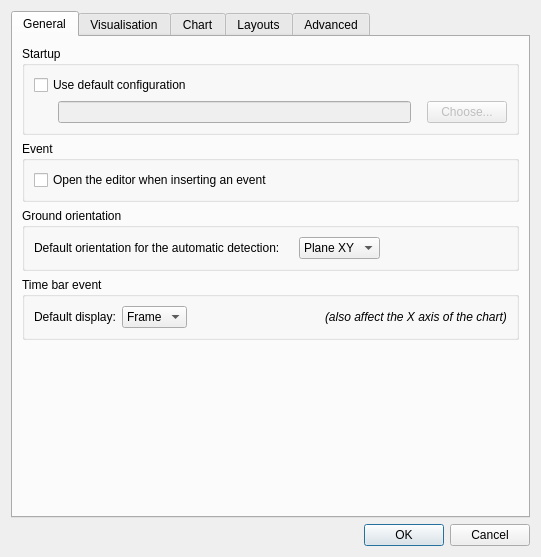
<?xml version="1.0" encoding="UTF-8"?>
<ui version="4.0">
 <class>Preferences</class>
 <widget class="QDialog" name="Preferences">
  <property name="geometry">
   <rect>
    <x>0</x>
    <y>0</y>
    <width>541</width>
    <height>506</height>
   </rect>
  </property>
  <property name="windowTitle">
   <string>Preferences</string>
  </property>
  <layout class="QVBoxLayout" name="verticalLayout_4">
   <item>
    <widget class="QTabWidget" name="tabWidget">
     <property name="currentIndex">
      <number>0</number>
     </property>
     <widget class="QWidget" name="generalTab">
      <attribute name="title">
       <string>General</string>
      </attribute>
      <layout class="QVBoxLayout" name="verticalLayout_5">
       <item>
        <widget class="QGroupBox" name="groupBox_3">
         <property name="title">
          <string>Startup</string>
         </property>
         <layout class="QVBoxLayout" name="verticalLayout_2">
          <item>
           <widget class="QCheckBox" name="defaultConfigurationCheckBox">
            <property name="text">
             <string>Use default configuration</string>
            </property>
           </widget>
          </item>
          <item>
           <layout class="QHBoxLayout" name="horizontalLayout_7">
            <item>
             <spacer name="horizontalSpacer_10">
              <property name="orientation">
               <enum>Qt::Horizontal</enum>
              </property>
              <property name="sizeType">
               <enum>QSizePolicy::Fixed</enum>
              </property>
              <property name="sizeHint" stdset="0">
               <size>
                <width>24</width>
                <height>1</height>
               </size>
              </property>
             </spacer>
            </item>
            <item>
             <widget class="QLineEdit" name="defaultConfigurationLineEdit">
              <property name="enabled">
               <bool>false</bool>
              </property>
             </widget>
            </item>
            <item>
             <spacer name="horizontalSpacer_9">
              <property name="orientation">
               <enum>Qt::Horizontal</enum>
              </property>
              <property name="sizeType">
               <enum>QSizePolicy::Fixed</enum>
              </property>
              <property name="sizeHint" stdset="0">
               <size>
                <width>10</width>
                <height>1</height>
               </size>
              </property>
             </spacer>
            </item>
            <item>
             <widget class="QPushButton" name="defaultConfigurationButton">
              <property name="enabled">
               <bool>false</bool>
              </property>
              <property name="text">
               <string>Choose...</string>
              </property>
             </widget>
            </item>
           </layout>
          </item>
         </layout>
        </widget>
       </item>
       <item>
        <widget class="QGroupBox" name="groupBox_4">
         <property name="title">
          <string>Event</string>
         </property>
         <layout class="QVBoxLayout" name="verticalLayout_3">
          <item>
           <widget class="QCheckBox" name="openEventEditorCheckBox">
            <property name="text">
             <string>Open the editor when inserting an event</string>
            </property>
           </widget>
          </item>
         </layout>
        </widget>
       </item>
       <item>
        <widget class="QGroupBox" name="groupBox_5">
         <property name="title">
          <string>Ground orientation</string>
         </property>
         <layout class="QHBoxLayout" name="horizontalLayout_3">
          <item>
           <widget class="QLabel" name="label">
            <property name="text">
             <string>Default orientation for the automatic detection:</string>
            </property>
           </widget>
          </item>
          <item>
           <spacer name="horizontalSpacer_6">
            <property name="orientation">
             <enum>Qt::Horizontal</enum>
            </property>
            <property name="sizeType">
             <enum>QSizePolicy::Fixed</enum>
            </property>
            <property name="sizeHint" stdset="0">
             <size>
              <width>13</width>
              <height>13</height>
             </size>
            </property>
           </spacer>
          </item>
          <item>
           <widget class="QComboBox" name="defaultPlaneOrientationComboBox">
            <item>
             <property name="text">
              <string>Plane XY</string>
             </property>
            </item>
            <item>
             <property name="text">
              <string>Plane YZ</string>
             </property>
            </item>
            <item>
             <property name="text">
              <string>Plane ZX</string>
             </property>
            </item>
           </widget>
          </item>
          <item>
           <spacer name="horizontalSpacer_5">
            <property name="orientation">
             <enum>Qt::Horizontal</enum>
            </property>
            <property name="sizeHint" stdset="0">
             <size>
              <width>150</width>
              <height>13</height>
             </size>
            </property>
           </spacer>
          </item>
         </layout>
        </widget>
       </item>
       <item>
        <widget class="QGroupBox" name="groupBox_11">
         <property name="title">
          <string>Time bar event</string>
         </property>
         <layout class="QHBoxLayout" name="horizontalLayout">
          <item>
           <widget class="QLabel" name="label_28">
            <property name="text">
             <string>Default display:</string>
            </property>
           </widget>
          </item>
          <item>
           <widget class="QComboBox" name="defaultTimeBarEventDisplayComboBox">
            <item>
             <property name="text">
              <string>Frame</string>
             </property>
            </item>
            <item>
             <property name="text">
              <string>Time</string>
             </property>
            </item>
           </widget>
          </item>
          <item>
           <spacer name="horizontalSpacer_23">
            <property name="orientation">
             <enum>Qt::Horizontal</enum>
            </property>
            <property name="sizeHint" stdset="0">
             <size>
              <width>7</width>
              <height>13</height>
             </size>
            </property>
           </spacer>
          </item>
          <item>
           <widget class="QLabel" name="label_29">
            <property name="font">
             <font>
              <italic>true</italic>
             </font>
            </property>
            <property name="text">
             <string>(also affect the X axis of the chart)</string>
            </property>
           </widget>
          </item>
         </layout>
        </widget>
       </item>
       <item>
        <spacer name="verticalSpacer_2">
         <property name="orientation">
          <enum>Qt::Vertical</enum>
         </property>
         <property name="sizeHint" stdset="0">
          <size>
           <width>20</width>
           <height>0</height>
          </size>
         </property>
        </spacer>
       </item>
      </layout>
     </widget>
     <widget class="QWidget" name="visualisationTab">
      <attribute name="title">
       <string>Visualisation</string>
      </attribute>
      <layout class="QVBoxLayout" name="verticalLayout">
       <item>
        <widget class="QGroupBox" name="groupBox_12">
         <property name="title">
          <string>Background</string>
         </property>
         <layout class="QFormLayout" name="formLayout_6">
          <property name="fieldGrowthPolicy">
           <enum>QFormLayout::FieldsStayAtSizeHint</enum>
          </property>
          <item row="0" column="0">
           <widget class="QLabel" name="label_31">
            <property name="text">
             <string>Background color              </string>
            </property>
           </widget>
          </item>
          <item row="1" column="0">
           <widget class="QLabel" name="label_32">
            <property name="text">
             <string>Grid color:</string>
            </property>
           </widget>
          </item>
          <item row="0" column="1">
           <widget class="QPushButton" name="defaultBackgroundColorButton">
            <property name="styleSheet">
             <string notr="true">QPushButton {
  border: 1px solid darkgray;
  background: rgb(0,0,0);
}

QPushButton:pressed {
  border: 1px solid rgb(100,100,100);
}</string>
            </property>
            <property name="text">
             <string/>
            </property>
            <property name="flat">
             <bool>true</bool>
            </property>
           </widget>
          </item>
          <item row="1" column="1">
           <widget class="QPushButton" name="defaultGridColorButton">
            <property name="styleSheet">
             <string notr="true">QPushButton {
  border: 1px solid darkgray;
  background: rgb(204,204,204);
}

QPushButton:pressed {
  border: 1px solid rgb(100,100,100);
}</string>
            </property>
            <property name="text">
             <string/>
            </property>
            <property name="flat">
             <bool>true</bool>
            </property>
           </widget>
          </item>
         </layout>
        </widget>
       </item>
       <item>
        <widget class="QGroupBox" name="groupBox_7">
         <property name="title">
          <string>Segment</string>
         </property>
         <layout class="QFormLayout" name="formLayout_3">
          <property name="fieldGrowthPolicy">
           <enum>QFormLayout::FieldsStayAtSizeHint</enum>
          </property>
          <item row="0" column="0">
           <widget class="QLabel" name="defaultSegmentColorLabel">
            <property name="text">
             <string>Default color:                    </string>
            </property>
           </widget>
          </item>
          <item row="0" column="1">
           <widget class="QPushButton" name="defaultSegmentColorButton">
            <property name="styleSheet">
             <string notr="true">QPushButton {
  border: 1px solid darkgray;
  background: white;
}

QPushButton:pressed {
  border: 1px solid rgb(100,100,100);
}</string>
            </property>
            <property name="text">
             <string/>
            </property>
            <property name="flat">
             <bool>true</bool>
            </property>
           </widget>
          </item>
         </layout>
        </widget>
       </item>
       <item>
        <widget class="QGroupBox" name="groupBox">
         <property name="title">
          <string>Marker</string>
         </property>
         <layout class="QFormLayout" name="formLayout">
          <property name="fieldGrowthPolicy">
           <enum>QFormLayout::FieldsStayAtSizeHint</enum>
          </property>
          <item row="0" column="0">
           <widget class="QLabel" name="defaultMarkerColorLabel">
            <property name="text">
             <string>Default color:</string>
            </property>
           </widget>
          </item>
          <item row="0" column="1">
           <widget class="QPushButton" name="defaultMarkerColorButton">
            <property name="styleSheet">
             <string notr="true">QPushButton {
  border: 1px solid darkgray;
  background: white;
}

QPushButton:pressed {
  border: 1px solid rgb(100,100,100);
}</string>
            </property>
            <property name="text">
             <string/>
            </property>
            <property name="flat">
             <bool>true</bool>
            </property>
           </widget>
          </item>
          <item row="1" column="0">
           <widget class="QLabel" name="defaultMarkerRadiusLabel">
            <property name="text">
             <string>Default radius:</string>
            </property>
           </widget>
          </item>
          <item row="1" column="1">
           <widget class="QDoubleSpinBox" name="defaultMarkerRadiusSpinBox"/>
          </item>
          <item row="2" column="0">
           <widget class="QLabel" name="defaultMarkerTrajectoryLengthLabel">
            <property name="text">
             <string>Default trajectory length:</string>
            </property>
           </widget>
          </item>
          <item row="2" column="1">
           <widget class="QComboBox" name="defaultMarkerTrajectoryLengthComboBox">
            <item>
             <property name="text">
              <string>All Frames</string>
             </property>
            </item>
            <item>
             <property name="text">
              <string>25 Frames</string>
             </property>
            </item>
            <item>
             <property name="text">
              <string>50 Frames</string>
             </property>
            </item>
            <item>
             <property name="text">
              <string>100 Frames</string>
             </property>
            </item>
            <item>
             <property name="text">
              <string>200 Frames</string>
             </property>
            </item>
           </widget>
          </item>
         </layout>
        </widget>
       </item>
       <item>
        <widget class="QGroupBox" name="groupBox_2">
         <property name="title">
          <string>Force platform</string>
         </property>
         <layout class="QFormLayout" name="formLayout_2">
          <property name="fieldGrowthPolicy">
           <enum>QFormLayout::FieldsStayAtSizeHint</enum>
          </property>
          <item row="0" column="0">
           <widget class="QLabel" name="showForcePlatformAxesLabel">
            <property name="text">
             <string>Show axes:</string>
            </property>
           </widget>
          </item>
          <item row="0" column="1">
           <widget class="QComboBox" name="showForcePlatformAxesComboBox">
            <property name="sizeAdjustPolicy">
             <enum>QComboBox::AdjustToContents</enum>
            </property>
            <item>
             <property name="text">
              <string>Yes</string>
             </property>
            </item>
            <item>
             <property name="text">
              <string>No</string>
             </property>
            </item>
           </widget>
          </item>
          <item row="1" column="0">
           <widget class="QLabel" name="showForcePlatformIndexLabel">
            <property name="text">
             <string>Show index:</string>
            </property>
           </widget>
          </item>
          <item row="1" column="1">
           <widget class="QComboBox" name="showForcePlatformIndexComboBox">
            <item>
             <property name="text">
              <string>Yes</string>
             </property>
            </item>
            <item>
             <property name="text">
              <string>No</string>
             </property>
            </item>
           </widget>
          </item>
          <item row="2" column="0">
           <widget class="QLabel" name="defaultForcePlateColorLabel">
            <property name="text">
             <string>Force plate color:</string>
            </property>
           </widget>
          </item>
          <item row="2" column="1">
           <widget class="QPushButton" name="defaultForcePlateColorButton">
            <property name="styleSheet">
             <string notr="true">QPushButton {
  border: 1px solid darkgray;
  background: white;
}

QPushButton:pressed {
  border: 1px solid rgb(100,100,100);
}</string>
            </property>
            <property name="text">
             <string/>
            </property>
            <property name="flat">
             <bool>true</bool>
            </property>
           </widget>
          </item>
          <item row="3" column="0">
           <widget class="QLabel" name="defaultForceVectorColorLabel">
            <property name="text">
             <string>Force vector color:           </string>
            </property>
           </widget>
          </item>
          <item row="3" column="1">
           <widget class="QPushButton" name="defaultForceVectorColorButton">
            <property name="styleSheet">
             <string notr="true">QPushButton {
  border: 1px solid darkgray;
  background: white;
}

QPushButton:pressed {
  border: 1px solid rgb(100,100,100);
}</string>
            </property>
            <property name="text">
             <string/>
            </property>
            <property name="flat">
             <bool>true</bool>
            </property>
           </widget>
          </item>
          <item row="4" column="0">
           <widget class="QLabel" name="defaultGRFButterflyActivationLabel">
            <property name="toolTip">
             <string>Display ground reaction forces (GRF) butterfly diagram</string>
            </property>
            <property name="text">
             <string>Butterfly diagram:</string>
            </property>
           </widget>
          </item>
          <item row="4" column="1">
           <widget class="QComboBox" name="defaultGRFButterflyActivationComboBox">
            <property name="currentIndex">
             <number>1</number>
            </property>
            <item>
             <property name="text">
              <string>Yes</string>
             </property>
            </item>
            <item>
             <property name="text">
              <string>No</string>
             </property>
            </item>
           </widget>
          </item>
          <item row="5" column="0">
           <widget class="QLabel" name="showForcePathLabel">
            <property name="text">
             <string>Force path:</string>
            </property>
           </widget>
          </item>
          <item row="5" column="1">
           <widget class="QComboBox" name="showForcePathComboBox">
            <property name="currentIndex">
             <number>1</number>
            </property>
            <item>
             <property name="text">
              <string>Yes</string>
             </property>
            </item>
            <item>
             <property name="text">
              <string>No</string>
             </property>
            </item>
           </widget>
          </item>
         </layout>
        </widget>
       </item>
       <item>
        <spacer name="verticalSpacer_3">
         <property name="orientation">
          <enum>Qt::Vertical</enum>
         </property>
         <property name="sizeHint" stdset="0">
          <size>
           <width>20</width>
           <height>0</height>
          </size>
         </property>
        </spacer>
       </item>
      </layout>
     </widget>
     <widget class="QWidget" name="chartTab">
      <attribute name="title">
       <string>Chart</string>
      </attribute>
      <layout class="QVBoxLayout" name="verticalLayout_9">
       <item>
        <widget class="QGroupBox" name="groupBox_9">
         <property name="title">
          <string>Plot</string>
         </property>
         <layout class="QFormLayout" name="formLayout_4">
          <property name="fieldGrowthPolicy">
           <enum>QFormLayout::FieldsStayAtSizeHint</enum>
          </property>
          <item row="0" column="0">
           <widget class="QLabel" name="label_24">
            <property name="text">
             <string>Default line width:</string>
            </property>
           </widget>
          </item>
          <item row="0" column="1">
           <widget class="QDoubleSpinBox" name="defaultPlotLineWidthSpinBox">
            <property name="maximum">
             <double>10.000000000000000</double>
            </property>
           </widget>
          </item>
         </layout>
        </widget>
       </item>
       <item>
        <widget class="QGroupBox" name="groupBox_10">
         <property name="title">
          <string>Graph</string>
         </property>
         <layout class="QFormLayout" name="formLayout_5">
          <property name="fieldGrowthPolicy">
           <enum>QFormLayout::FieldsStayAtSizeHint</enum>
          </property>
          <item row="0" column="0">
           <widget class="QLabel" name="label_26">
            <property name="text">
             <string>Display events:    </string>
            </property>
           </widget>
          </item>
          <item row="0" column="1">
           <widget class="QComboBox" name="defaultChartEventDisplayComboBox">
            <item>
             <property name="text">
              <string>Yes</string>
             </property>
            </item>
            <item>
             <property name="text">
              <string>No</string>
             </property>
            </item>
           </widget>
          </item>
          <item row="1" column="0">
           <widget class="QLabel" name="label_27">
            <property name="text">
             <string>Axis X unit:</string>
            </property>
           </widget>
          </item>
          <item row="1" column="1">
           <widget class="QComboBox" name="defaultChartUnitAxisXComboBox">
            <item>
             <property name="text">
              <string>Frame</string>
             </property>
            </item>
            <item>
             <property name="text">
              <string>Time</string>
             </property>
            </item>
           </widget>
          </item>
         </layout>
        </widget>
       </item>
       <item>
        <spacer name="verticalSpacer_4">
         <property name="orientation">
          <enum>Qt::Vertical</enum>
         </property>
         <property name="sizeHint" stdset="0">
          <size>
           <width>20</width>
           <height>265</height>
          </size>
         </property>
        </spacer>
       </item>
      </layout>
     </widget>
     <widget class="QWidget" name="layoutsTab">
      <attribute name="title">
       <string>Layouts</string>
      </attribute>
      <layout class="QVBoxLayout" name="verticalLayout_8">
       <item>
        <widget class="QGroupBox" name="groupBox_8">
         <property name="title">
          <string>Layout Manager</string>
         </property>
         <layout class="QVBoxLayout" name="verticalLayout_7">
          <item>
           <widget class="LayoutsTableWidget" name="layoutTable"/>
          </item>
          <item>
           <widget class="QLabel" name="label_2">
            <property name="font">
             <font>
              <italic>true</italic>
             </font>
            </property>
            <property name="text">
             <string>Drag and drop the layouts to reorder them.</string>
            </property>
            <property name="alignment">
             <set>Qt::AlignCenter</set>
            </property>
           </widget>
          </item>
          <item>
           <widget class="QLabel" name="label_3">
            <property name="font">
             <font>
              <italic>true</italic>
             </font>
            </property>
            <property name="text">
             <string>Double click on a layout to rename it.</string>
            </property>
            <property name="alignment">
             <set>Qt::AlignCenter</set>
            </property>
           </widget>
          </item>
         </layout>
        </widget>
       </item>
      </layout>
     </widget>
     <widget class="QWidget" name="advancedTab">
      <attribute name="title">
       <string>Advanced</string>
      </attribute>
      <layout class="QVBoxLayout" name="verticalLayout_6">
       <item>
        <widget class="QGroupBox" name="groupBox_6">
         <property name="title">
          <string>Update</string>
         </property>
         <layout class="QHBoxLayout" name="horizontalLayout_2">
          <item>
           <widget class="QCheckBox" name="automaticCheckUpdateCheckBox">
            <property name="text">
             <string>Automatically check for update at startup</string>
            </property>
           </widget>
          </item>
         </layout>
        </widget>
       </item>
       <item>
        <spacer name="verticalSpacer">
         <property name="orientation">
          <enum>Qt::Vertical</enum>
         </property>
         <property name="sizeHint" stdset="0">
          <size>
           <width>20</width>
           <height>235</height>
          </size>
         </property>
        </spacer>
       </item>
      </layout>
     </widget>
    </widget>
   </item>
   <item>
    <widget class="QDialogButtonBox" name="buttonBox">
     <property name="orientation">
      <enum>Qt::Horizontal</enum>
     </property>
     <property name="standardButtons">
      <set>QDialogButtonBox::Cancel|QDialogButtonBox::Ok</set>
     </property>
    </widget>
   </item>
  </layout>
 </widget>
 <customwidgets>
  <customwidget>
   <class>LayoutsTableWidget</class>
   <extends>QTableWidget</extends>
   <header>Preferences_Layouts.h</header>
  </customwidget>
 </customwidgets>
 <resources/>
 <connections>
  <connection>
   <sender>buttonBox</sender>
   <signal>accepted()</signal>
   <receiver>Preferences</receiver>
   <slot>accept()</slot>
   <hints>
    <hint type="sourcelabel">
     <x>244</x>
     <y>319</y>
    </hint>
    <hint type="destinationlabel">
     <x>157</x>
     <y>274</y>
    </hint>
   </hints>
  </connection>
  <connection>
   <sender>buttonBox</sender>
   <signal>rejected()</signal>
   <receiver>Preferences</receiver>
   <slot>reject()</slot>
   <hints>
    <hint type="sourcelabel">
     <x>312</x>
     <y>319</y>
    </hint>
    <hint type="destinationlabel">
     <x>286</x>
     <y>274</y>
    </hint>
   </hints>
  </connection>
  <connection>
   <sender>defaultConfigurationCheckBox</sender>
   <signal>toggled(bool)</signal>
   <receiver>defaultConfigurationLineEdit</receiver>
   <slot>setEnabled(bool)</slot>
   <hints>
    <hint type="sourcelabel">
     <x>130</x>
     <y>73</y>
    </hint>
    <hint type="destinationlabel">
     <x>139</x>
     <y>99</y>
    </hint>
   </hints>
  </connection>
  <connection>
   <sender>defaultConfigurationCheckBox</sender>
   <signal>toggled(bool)</signal>
   <receiver>defaultConfigurationButton</receiver>
   <slot>setEnabled(bool)</slot>
   <hints>
    <hint type="sourcelabel">
     <x>347</x>
     <y>72</y>
    </hint>
    <hint type="destinationlabel">
     <x>367</x>
     <y>99</y>
    </hint>
   </hints>
  </connection>
 </connections>
</ui>
